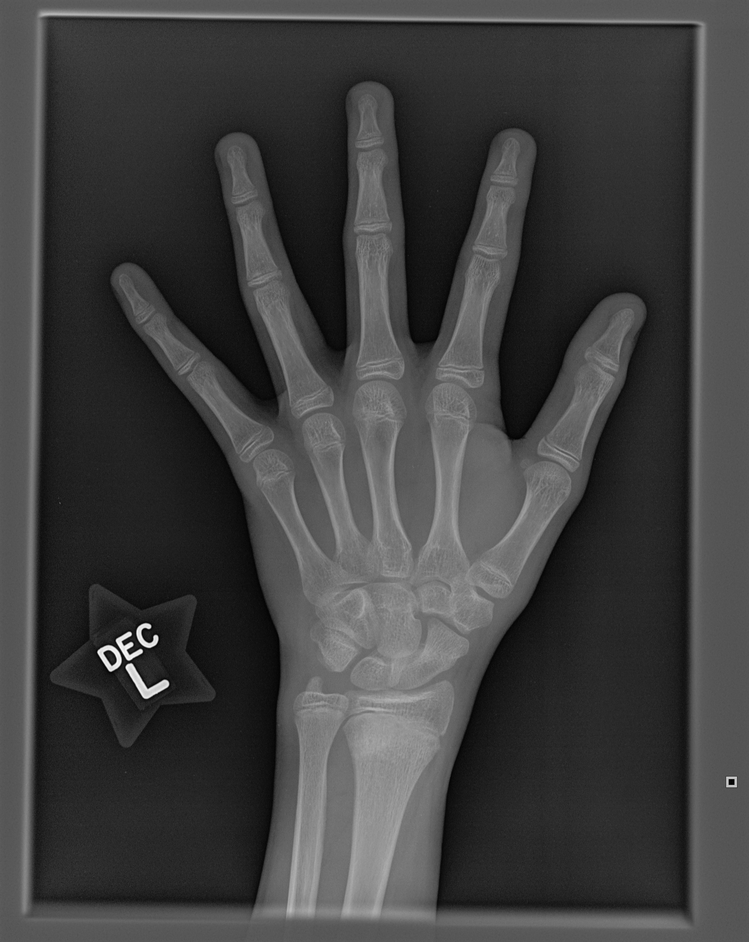
#> input picture samples/xray/contoh.png, 749 x 942 px, shrunk from 2320 x 2920 before the run
$ python -i segmentation.py   (imports and definitions only)
#> lines starting #> are read from the running program, lines starting #| are printed output that depends on the picture; after the words box and inside, x2 and y2 are one past the last pixel; in counts of white or black regions, pixels touching at a corner belong together
"""
Segmentasi kandidat tepi yang lebih konservatif untuk ROI karpal OSSIA.

Catatan:
- Citra X-ray memiliki tekstur trabekular nyata; tidak mungkin menjamin edge map
  benar-benar bebas noise hanya dengan filter.
- Output adalah kandidat garis tepi untuk inspeksi, bukan mask tulang/osifikasi
  dan bukan segmentasi anatomi tervalidasi.
"""

from pathlib import Path
from typing import Dict, Any
import cv2
import numpy as np


def prepare_grayscale(image: np.ndarray) -> np.ndarray:
    if image is None or not isinstance(image, np.ndarray) or image.size == 0:
        raise ValueError("Citra kosong atau tidak valid.")
    if image.ndim == 3:
        if image.shape[2] == 3:
            image = cv2.cvtColor(image, cv2.COLOR_BGR2GRAY)
        elif image.shape[2] == 4:
            image = cv2.cvtColor(image, cv2.COLOR_BGRA2GRAY)
        elif image.shape[2] == 1:
            image = image[:, :, 0]
        else:
            raise ValueError("Jumlah channel tidak didukung.")
    elif image.ndim != 2:
        raise ValueError("Citra harus grayscale atau BGR/BGRA.")
    if image.dtype != np.uint8:
        image = np.nan_to_num(image, nan=0, posinf=255, neginf=0)
        if image.max() == image.min():
            return np.zeros(image.shape, dtype=np.uint8)
        image = cv2.normalize(image, None, 0, 255, cv2.NORM_MINMAX).astype(np.uint8)
    return image


def denoise_for_edges(image: np.ndarray, bilateral_d: int = 9,
                      sigma_color: float = 65, sigma_space: float = 65,
                      gaussian_ksize: int = 5) -> np.ndarray:
    """Reduksi tekstur berfrekuensi tinggi sebelum deteksi tepi."""
    gray = prepare_grayscale(image)
    if bilateral_d < 1:
        raise ValueError("bilateral_d harus positif.")
    if gaussian_ksize < 1 or gaussian_ksize % 2 == 0:
        raise ValueError("gaussian_ksize harus ganjil positif.")
    smooth = cv2.bilateralFilter(
        gray, d=bilateral_d, sigmaColor=sigma_color, sigmaSpace=sigma_space
    )
    if gaussian_ksize > 1:
        smooth = cv2.GaussianBlur(smooth, (gaussian_ksize, gaussian_ksize), 1.0)
    return smooth


def remove_short_edge_fragments(edges: np.ndarray, min_component_pixels: int = 22,
                                min_span: int = 7) -> np.ndarray:
    """Buang fragmen garis sangat pendek; tidak menghapus semua tekstur anatomis."""
    binary = (edges > 0).astype(np.uint8)
    count, labels, stats, _ = cv2.connectedComponentsWithStats(binary, connectivity=8)
    output = np.zeros_like(edges)
    for idx in range(1, count):
        area = int(stats[idx, cv2.CC_STAT_AREA])
        width = int(stats[idx, cv2.CC_STAT_WIDTH])
        height = int(stats[idx, cv2.CC_STAT_HEIGHT])
        if area >= min_component_pixels and max(width, height) >= min_span:
            output[labels == idx] = 255
    return output


def suppress_roi_border(edges: np.ndarray, margin: int = 5) -> np.ndarray:
    """Hilangkan garis tepi hasil crop ROI yang sering terdeteksi sebagai edge."""
    if margin <= 0:
        return edges.copy()
    out = edges.copy()
    m = min(margin, max(1, min(out.shape) // 4))
    out[:m, :] = 0
    out[-m:, :] = 0
    out[:, :m] = 0
    out[:, -m:] = 0
    return out


def make_overlay(gray: np.ndarray, edges: np.ndarray) -> np.ndarray:
    overlay = cv2.cvtColor(gray, cv2.COLOR_GRAY2BGR)
    overlay[edges > 0] = (0, 0, 255)
    return overlay


def edge_summary(edges: np.ndarray) -> Dict[str, float]:
    total = int(edges.size)
    count = int(np.count_nonzero(edges))
    return {
        "total_pixels": total,
        "edge_pixels": count,
        "edge_percent": 100.0 * count / total if total else 0.0,
    }


def segment_roi(image: np.ndarray, *,
                bilateral_d: int = 9,
                sigma_color: float = 65,
                sigma_space: float = 65,
                gaussian_ksize: int = 5,
                canny_low: int = 60,
                canny_high: int = 150,
                min_component_pixels: int = 22,
                min_span: int = 7,
                border_margin: int = 5) -> Dict[str, Any]:
    gray = prepare_grayscale(image)
    if not (0 <= canny_low < canny_high <= 255):
        raise ValueError("Canny harus memenuhi 0 <= low < high <= 255.")

    filtered = denoise_for_edges(
        gray, bilateral_d, sigma_color, sigma_space, gaussian_ksize
    )
    # Edge mentah tetap disimpan untuk perbandingan.
    raw_edges = cv2.Canny(filtered, canny_low, canny_high, L2gradient=True)
    no_border = suppress_roi_border(raw_edges, border_margin)
    clean_edges = remove_short_edge_fragments(
        no_border, min_component_pixels, min_span
    )
    # Tidak melakukan dilation/closing: keduanya dapat menyatukan garis
    # dari tekstur trabekular dan menghasilkan kontur palsu.
    return {
        "gray_image": gray,
        "filtered_image": filtered,
        "raw_edges": raw_edges,
        "edges": clean_edges,
        "overlay": make_overlay(gray, clean_edges),
        "raw_summary": edge_summary(raw_edges),
        "summary": edge_summary(clean_edges),
        "settings": {
            "bilateral_d": bilateral_d,
            "sigma_color": sigma_color,
            "sigma_space": sigma_space,
            "gaussian_ksize": gaussian_ksize,
            "canny_low": canny_low,
            "canny_high": canny_high,
            "min_component_pixels": min_component_pixels,
            "min_span": min_span,
            "border_margin": border_margin,
        },
        "warning": (
            "Garis yang tersisa adalah kandidat tepi. Tekstur trabekular dapat "
            "tetap terdeteksi; hasil tidak boleh dianggap sebagai batas tulang "
            "atau segmentasi osifikasi yang tervalidasi."
        ),
    }


def save_segmentation_results(image: np.ndarray, result: Dict[str, Any],
                              output_dir: str = "outputs/segmentation_clean"):
    out = Path(output_dir)
    out.mkdir(parents=True, exist_ok=True)
    images = {
        "01_roi_input": result["gray_image"],
        "02_filtered_stronger": result["filtered_image"],
        "03_canny_raw": result["raw_edges"],
        "04_canny_clean": result["edges"],
        "05_clean_edge_overlay": result["overlay"],
    }
    saved = {}
    for name, array in images.items():
        path = out / f"{name}.png"
        if not cv2.imwrite(str(path), array):
            raise IOError(f"Gagal menyimpan {path}")
        saved[name] = path.as_posix()
    return saved

>>> import cv2
>>> picture = cv2.imread('../samples/xray/contoh.png')
#> picture is the input picture: shape (942, 749, 3); min 0, max 253, mean 63.6
>>> result = segment_roi(picture)
#> in segment_roi, `raw_edges = cv2.Canny(filtered, canny_low, canny_high, L2gradient=True)`:
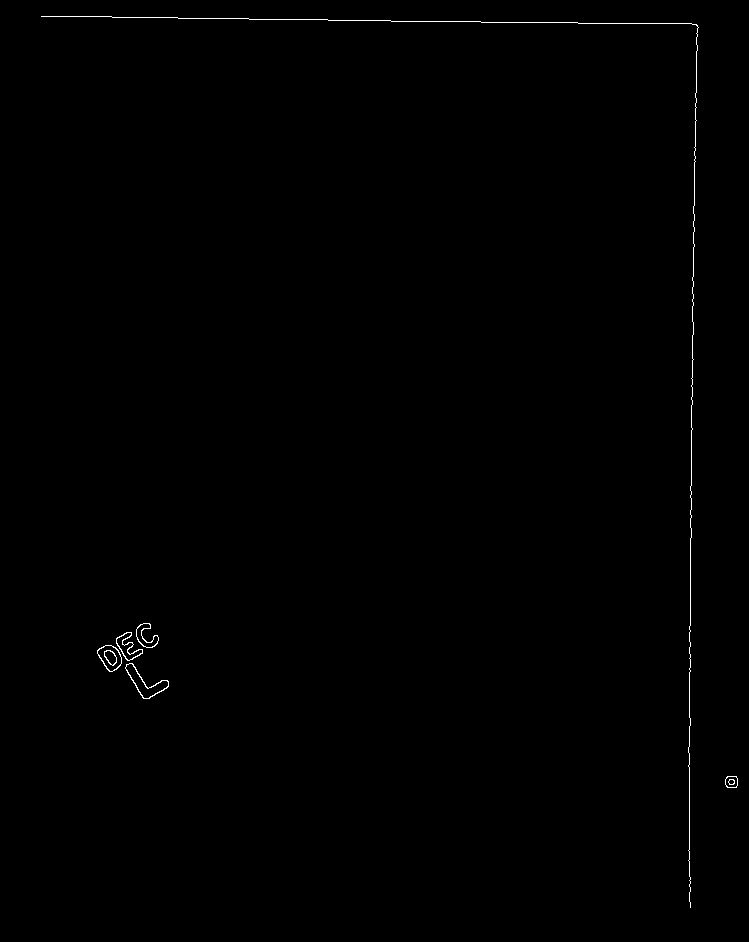
#> raw_edges: shape (942, 749); 0.31% white in thin lines or dots, all inside (x1, y1, x2, y2) = (41, 16, 738, 908)
#> in remove_short_edge_fragments, `count, labels, stats, _ = cv2.connectedComponentsWithStats(binary, con..`: labels: shape (942, 749) int32; 9 distinct labels, from 0 to 8
#> in remove_short_edge_fragments, `count, labels, stats, _ = cv2.connectedComponentsWithStats(binary, con..`: count = 9; stats = [[0, 0, 749, 942, 703378], [41, 16, 658, 892, 1540], [136, 623, 23, 25, 116], [116, 632, 27, 29, 148], [97, 645, 25, 27, 94], [104, 650, 13, 16, 52], [125, 663, 44, 36, 168], [725, 776, 13, 12, 42], [728, 779, 7, 6, 20]]
#> the loop in remove_short_edge_fragments, `for idx in range(1, count):` made 8 passes
#> (area, width, height) on passes 1 to 8: (1540, 658, 892), (116, 23, 25), (148, 27, 29), (94, 25, 27), (52, 13, 16), (168, 44, 36), (42, 13, 12), (20, 7, 6)
#> in make_overlay, `overlay[edges > 0] = (0, 0, 255)`:
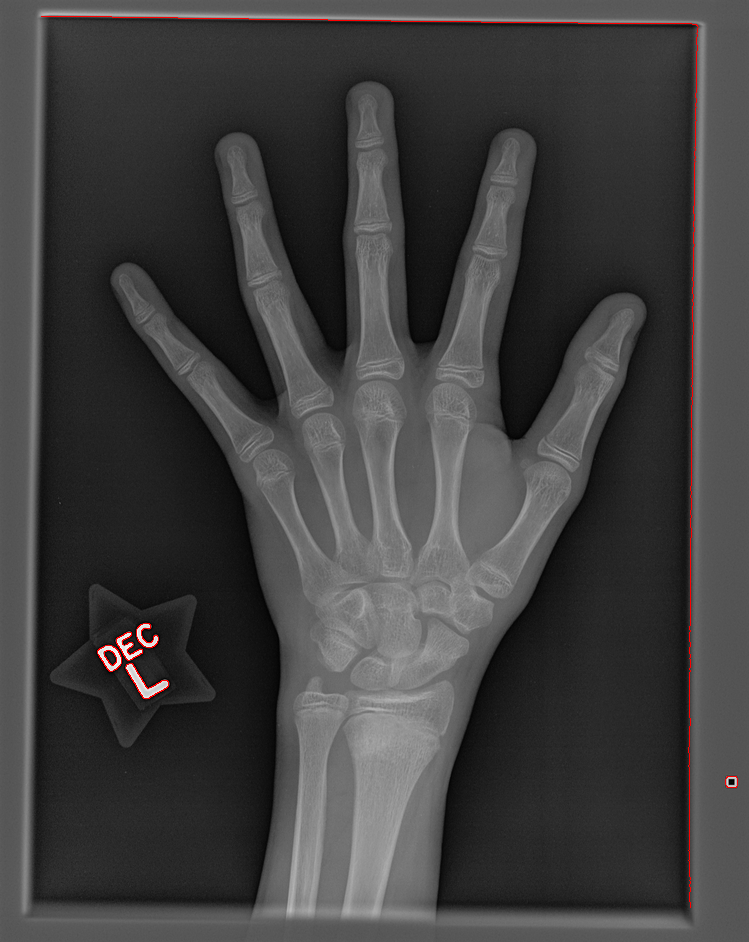
#> overlay: shape (942, 749, 3); 0.31% of pixels changed, all inside (x1, y1, x2, y2) = (41, 16, 738, 908)
#> in edge_summary, `total = int(edges.size)`: total = 705558
#> in edge_summary, `count = int(np.count_nonzero(edges))`: count = 2180
#> result = 9 items
